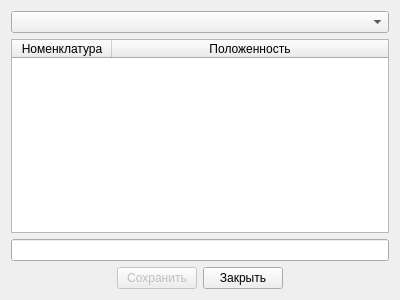
<?xml version="1.0" encoding="UTF-8"?>
<ui version="4.0">
 <class>designerNecessaryEdit</class>
 <widget class="QWidget" name="designerNecessaryEdit">
  <property name="geometry">
   <rect>
    <x>0</x>
    <y>0</y>
    <width>400</width>
    <height>300</height>
   </rect>
  </property>
  <property name="windowTitle">
   <string>Form</string>
  </property>
  <layout class="QVBoxLayout" name="verticalLayout">
   <item>
    <widget class="QComboBox" name="cbDivisions"/>
   </item>
   <item>
    <widget class="QTableWidget" name="table">
     <property name="selectionMode">
      <enum>QAbstractItemView::SingleSelection</enum>
     </property>
     <property name="selectionBehavior">
      <enum>QAbstractItemView::SelectRows</enum>
     </property>
     <attribute name="horizontalHeaderCascadingSectionResizes">
      <bool>true</bool>
     </attribute>
     <attribute name="horizontalHeaderShowSortIndicator" stdset="0">
      <bool>true</bool>
     </attribute>
     <attribute name="horizontalHeaderStretchLastSection">
      <bool>true</bool>
     </attribute>
     <attribute name="verticalHeaderVisible">
      <bool>false</bool>
     </attribute>
     <attribute name="verticalHeaderCascadingSectionResizes">
      <bool>true</bool>
     </attribute>
     <attribute name="verticalHeaderShowSortIndicator" stdset="0">
      <bool>false</bool>
     </attribute>
     <attribute name="verticalHeaderStretchLastSection">
      <bool>false</bool>
     </attribute>
     <column>
      <property name="text">
       <string>Номенклатура</string>
      </property>
     </column>
     <column>
      <property name="text">
       <string>Положенность</string>
      </property>
     </column>
    </widget>
   </item>
   <item>
    <widget class="QLineEdit" name="leName"/>
   </item>
   <item>
    <layout class="QHBoxLayout" name="horizontalLayout">
     <item>
      <spacer name="horizontalSpacer">
       <property name="orientation">
        <enum>Qt::Horizontal</enum>
       </property>
       <property name="sizeHint" stdset="0">
        <size>
         <width>40</width>
         <height>20</height>
        </size>
       </property>
      </spacer>
     </item>
     <item>
      <widget class="QPushButton" name="btSave">
       <property name="enabled">
        <bool>false</bool>
       </property>
       <property name="text">
        <string>Сохранить</string>
       </property>
      </widget>
     </item>
     <item>
      <widget class="QPushButton" name="btCancel">
       <property name="enabled">
        <bool>true</bool>
       </property>
       <property name="text">
        <string>Закрыть</string>
       </property>
      </widget>
     </item>
     <item>
      <spacer name="horizontalSpacer_2">
       <property name="orientation">
        <enum>Qt::Horizontal</enum>
       </property>
       <property name="sizeHint" stdset="0">
        <size>
         <width>40</width>
         <height>20</height>
        </size>
       </property>
      </spacer>
     </item>
    </layout>
   </item>
  </layout>
 </widget>
 <resources/>
 <connections/>
</ui>
